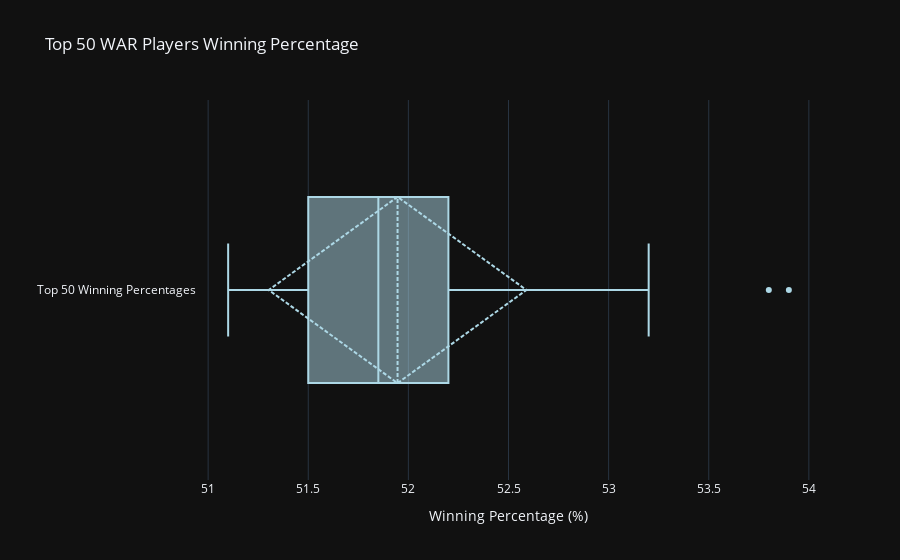

This figure's notebook cell:
### Code cell
import os
import pandas as pd
import plotly.graph_objects as go

csv_file_path = 'WAR_2023.csv'

# Check if the file exists
if not os.path.exists(csv_file_path):
    raise FileNotFoundError(f"The file '{csv_file_path}' does not exist.")

try:
    # Attempt to read the CSV file with different encodings
    try:
        df = pd.read_csv(csv_file_path, encoding='utf-8')
    except UnicodeDecodeError:
        try:
            df = pd.read_csv(csv_file_path, encoding='latin1')
        except UnicodeDecodeError:
            df = pd.read_csv(csv_file_path, encoding='iso-8859-1')
except Exception as e:
    raise ValueError(f"Error reading the CSV file: {e}")

# Ensure the CSV file has at least 18 columns
if df.shape[1] < 18:
    raise ValueError("The CSV file does not have at least 18 columns.")

try:
    # Extract the 15th column (index 14, since indexing starts from 0)
    column_15 = df.iloc[:, 14]

    # Ensure the column contains numeric values
    column_15 = pd.to_numeric(column_15, errors='coerce')
    
    # Drop NaN values that cannot be converted to numeric
    column_15 = column_15.dropna()

    # Sort the column in descending order and select the top 50 values
    top_50_indices = column_15.nlargest(50).index

    # Extract the 18th column (index 17) for these top 50 players
    column_18_top_50 = df.iloc[top_50_indices, 17]

    # Ensure the extracted column contains numeric values
    column_18_top_50 = pd.to_numeric(column_18_top_50, errors='coerce')

    # Convert the values to percentages
    column_18_top_50_percentages = column_18_top_50 * 100

    # Compute statistics for top 50 percentages
    top_50_mean = column_18_top_50_percentages.mean()
    top_50_median = column_18_top_50_percentages.median()
    top_50_variance = column_18_top_50_percentages.var()
    top_50_std_dev = column_18_top_50_percentages.std()

    # Print the results for top 50 percentages
    print("Top 50 WAR Players Winning Percentage Statistics:")
    print(f"Sample Mean: {top_50_mean:.2f}%")
    print(f"Sample Median: {top_50_median:.2f}%")
    print(f"Sample Variance: {top_50_variance:.2f}")
    print(f"Sample Standard Deviation: {top_50_std_dev:.2f}")

    # Create interactive horizontal box plot for top 50 percentages using Plotly
    fig = go.Figure()

    # Adding a horizontal box plot for the top 50 winning percentages
    fig.add_trace(go.Box(
        x=column_18_top_50_percentages,
        name='Top 50 Winning Percentages',
        boxmean='sd',  # Display mean and standard deviation
        marker=dict(color='lightblue')
    ))

    # Customize the layout of the plot
    fig.update_layout(
        title="Top 50 WAR Players Winning Percentage",
        xaxis_title="Winning Percentage (%)",
        yaxis_title="",
        template="plotly_dark",
        showlegend=False,
        hovermode="x"
    )

    # Display the interactive plot
    fig.show()

except Exception as e:
    raise ValueError(f"Error processing the data: {e}")

### Figure 1 — Plotly figure (JSON) as saved in the notebook; plotly's stock layout.template omitted (floating-point values rounded to 4 significant figures)
{"data": [{"boxmean": "sd", "marker": {"color": "lightblue"}, "name": "Top 50 Winning Percentages", "type": "box", "x": [53.8, 53.9, 53.2, 53.1, 53.2, 52.7, 52.8, 52.5, 52.4, 52.3, 52.3, 52, 52.1, 52.2, 52.4, 51.9, 52, 52, 51.9, 52, 51.9, 51.8, 51.8, 51.8, 51.9, 51.7, 51.9, 51.6, 51.7, 51.9, 51.4, 51.6, 51.8, 51.5, 51.8, 51.9, 51.3, 51.4, 51.3, 51.3, 51.4, 51.5, 51.4, 51.6, 51.2, 51.1, 51.1, 51.3, 51.2, 51.5]}], "layout": {"hovermode": "x", "showlegend": false, "title": {"text": "Top 50 WAR Players Winning Percentage"}, "xaxis": {"title": {"text": "Winning Percentage (%)"}}, "yaxis": {"title": {"text": ""}}}}
